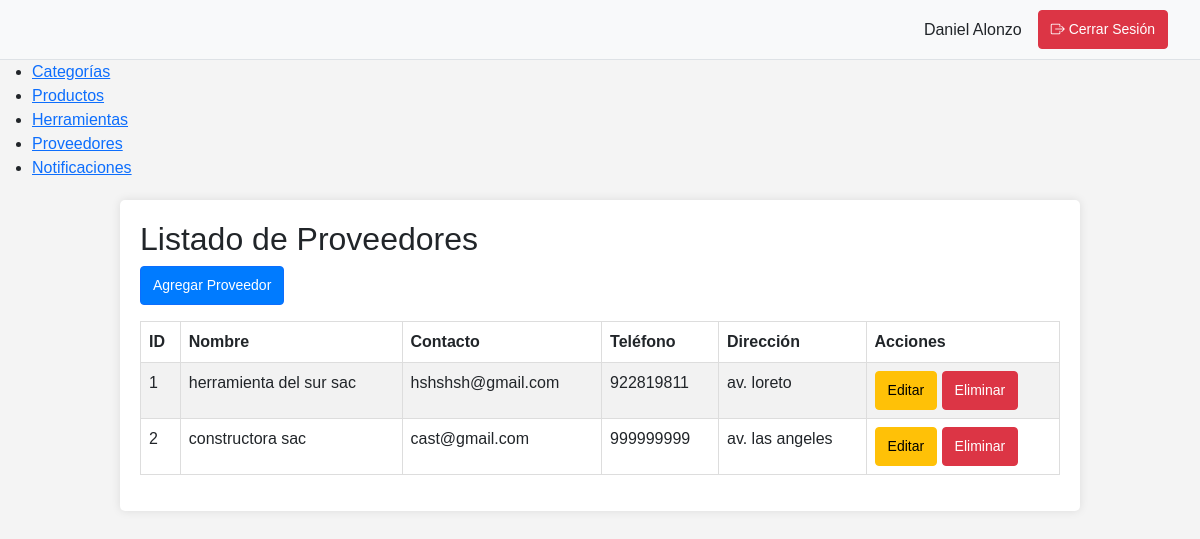
Page /index.php?controller=ProveedorController&action=index (signed in) on the committed database.
### tables this page shows
CREATE TABLE `proveedores` (
  `id` int(11) NOT NULL,
  `nombre` varchar(100) NOT NULL,
  `contacto` varchar(100) DEFAULT NULL,
  `telefono` varchar(20) DEFAULT NULL,
  `direccion` text DEFAULT NULL
);

### controllers/ProveedorController.php (called while the page is built, shortened)
<?php
require_once __DIR__ . '/../models/Proveedor.php';
class ProveedorController {
    private $proveedor;
    public function __construct() {
        $conexion = new Conexion();
        $db = $conexion->obtenerConexion();
        $this->proveedor = new Proveedor($db);
    }
    public function index() {
        $resultado = $this->proveedor->leer();
        include __DIR__ . '/../views/proveedores/listar.php';
    }
}
?>

### models/Proveedor.php (called while the page is built, shortened)
<?php
class Proveedor {
    private $conn;
    private $table_name = "proveedores";
    public function __construct($db) {
        $this->conn = $db;
    }
    public function leer() {
        $query = "SELECT * FROM " . $this->table_name;
        $stmt = $this->conn->prepare($query);
        $stmt->execute();
        return $stmt;
    }
}
?>

### views/proveedores/listar.php (the view)
<?php include __DIR__ . '/../partials/header.php'; ?>
<div class="container">
    <h2>Listado de Proveedores</h2>
    <a href="index.php?controller=ProveedorController&action=agregar" class="btn btn-primary mb-3">Agregar Proveedor</a>
    <table class="table table-striped">
        <thead>
            <tr>
                <th>ID</th>
                <th>Nombre</th>
                <th>Contacto</th>
                <th>Teléfono</th>
                <th>Dirección</th>
                <th>Acciones</th>
            </tr>
        </thead>
        <tbody>
            <?php while ($row = $resultado->fetch(PDO::FETCH_ASSOC)): ?>
            <tr>
                <td><?php echo $row['id']; ?></td>
                <td><?php echo $row['nombre']; ?></td>
                <td><?php echo $row['contacto']; ?></td>
                <td><?php echo $row['telefono']; ?></td>
                <td><?php echo $row['direccion']; ?></td>
                <td>
                    <a href="index.php?controller=ProveedorController&action=editar&id=<?php echo $row['id']; ?>" class="btn btn-sm btn-warning">Editar</a>
                    <a href="index.php?controller=ProveedorController&action=eliminar&id=<?php echo $row['id']; ?>" class="btn btn-sm btn-danger" onclick="return confirm('¿Estás seguro?')">Eliminar</a>
                </td>
            </tr>
            <?php endwhile; ?>
        </tbody>
    </table>
</div>
<?php include __DIR__ . '/../partials/footer.php'; ?>

### index.php (shortened to what this page needs)
<?php
if (isset($_SESSION['usuario_id'])) {
    echo '
    <!DOCTYPE html>
    <html lang="es">
    <head>
        <meta charset="UTF-8">
        <meta name="viewport" content="width=device-width, initial-scale=1.0">
        <link href="https://cdn.jsdelivr.net/npm/bootstrap@5.3.0/dist/css/bootstrap.min.css" rel="stylesheet">
        <link rel="stylesheet" href="https://cdn.jsdelivr.net/npm/bootstrap-icons@1.8.0/font/bootstrap-icons.css">
        <style>
            .logout-header {
                background-color: #f8f9fa;
                padding: 10px 20px;
                border-bottom: 1px solid #dee2e6;
            }
        </style>
    </head>
    <body>
        <header class="logout-header">
            <div class="container-fluid">
                <div class="d-flex justify-content-end">
                    <div class="d-flex align-items-center">
                        <span class="me-3">'.htmlspecialchars($_SESSION['usuario_nombre']).'</span>
                        <a href="index.php?controller=AuthController&action=logout" class="btn btn-danger">
                            <i class="bi bi-box-arrow-right"></i> Cerrar Sesión
                        </a>
                    </div>
                </div>
            </div>
        </header>
    ';
}
$controller = isset($_GET['controller']) ? ucfirst($_GET['controller']) : 'CategoriaController';
$action = isset($_GET['action']) ? $_GET['action'] : 'index';
$controllerFile = 'controllers/' . $controller . '.php';
if (file_exists($controllerFile)) {
    $controllerInstance = new $controller();
    if (method_exists($controllerInstance, $action)) {
        $controllerInstance->$action();
    } else {
        die("La acción $action no existe");
    }
} else {
    die("El controlador $controller no existe");
}
if (isset($_SESSION['usuario_id'])) {
    echo '</body></html>';
}
?>

### views/partials/header.php (shortened to what this page needs)
<!DOCTYPE html>
<html lang="es">
<head>
    <link rel="stylesheet" href="../public/css/estilo.css">
</head>
<body>
    <nav>
        <ul>
            <li><a href="index.php?controller=CategoriaController&action=index">Categorías</a></li>
            <li><a href="index.php?controller=ProductoController&action=index">Productos</a></li>
            <li><a href="index.php?controller=HerramientaController&action=index">Herramientas</a></li>
            <li><a href="index.php?controller=ProveedorController&action=index">Proveedores</a></li>
            <li><a href="index.php?controller=NotificacionController&action=index">Notificaciones</a></li>
        </ul>
    </nav>

### views/partials/footer.php (shortened to what this page needs)
</body>
</html>

### public/css/estilo.css (style rules this page uses)
body { font-family: Arial, sans-serif; margin: 0; padding: 0; background-color: #f4f4f4; }
.container { width: 80%; margin: auto; overflow: hidden; padding: 20px; background: #fff; margin-top: 20px; border-radius: 5px; box-shadow: 0 0 10px rgba(0,0,0,0.1); }
table { width: 100%; border-collapse: collapse; }
table, th, td { border: 1px solid #ddd; }
th, td { padding: 12px; text-align: left; }
th { background-color: #f2f2f2; }
tr:nth-child(even) { background-color: #f9f9f9; }
.btn { padding: 8px 12px; text-decoration: none; border-radius: 4px; font-size: 14px; }
.btn-primary { background-color: #007bff; color: white; }
.btn-warning { background-color: #ffc107; color: black; }
.btn-danger { background-color: #dc3545; color: white; }

### index.php (style rules this page uses)
.logout-header { background-color: #f8f9fa; padding: 10px 20px; border-bottom: 1px solid #dee2e6; }

### rows in the picture
proveedores: id "1", nombre "herramienta del sur sac", contacto "hshshsh@gmail.com", telefono "922819811", direccion "av. loreto"
proveedores: id "2", nombre "constructora sac", contacto "cast@gmail.com", telefono "999999999", direccion "av. las angeles"

### other values in the picture
$_SESSION['usuario_nombre'] "Daniel Alonzo"
